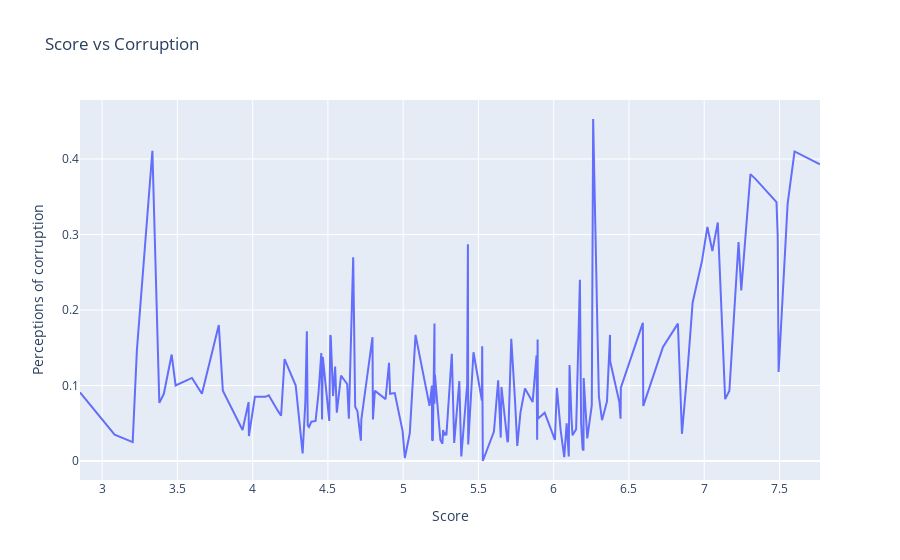

Source (notebook cell):
### Code cell
fig = px.line(score_corruption, x="Score", y="Perceptions of corruption", title='Score vs Corruption')
fig.show()

### Figure 1 — Plotly figure (JSON) as saved in the notebook; plotly's stock layout.template omitted (floating-point values rounded to 4 significant figures; data arrays with more than 128 entries replaced by an {"elided": "..."} marker saying what was removed)
{"data": [{"hovertemplate": "Score=%{x}<br>Perceptions of corruption=%{y}<extra></extra>", "legendgroup": "", "line": {"color": "#636efa", "dash": "solid"}, "mode": "lines", "name": "", "showlegend": false, "type": "scatter", "x": {"elided": "156 float values"}, "xaxis": "x", "y": {"elided": "156 float values"}, "yaxis": "y"}], "layout": {"legend": {"tracegroupgap": 0}, "title": {"text": "Score vs Corruption"}, "xaxis": {"anchor": "y", "domain": [0, 1], "title": {"text": "Score"}}, "yaxis": {"anchor": "x", "domain": [0, 1], "title": {"text": "Perceptions of corruption"}}}}
